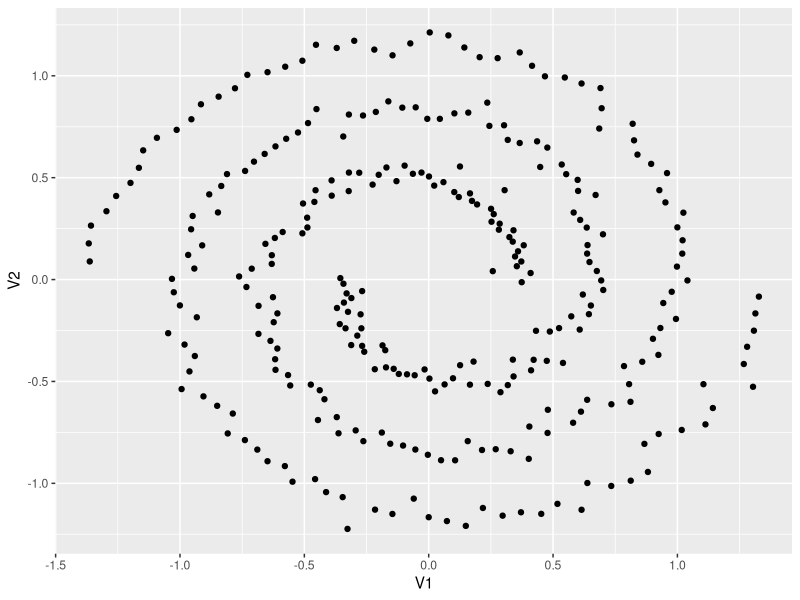
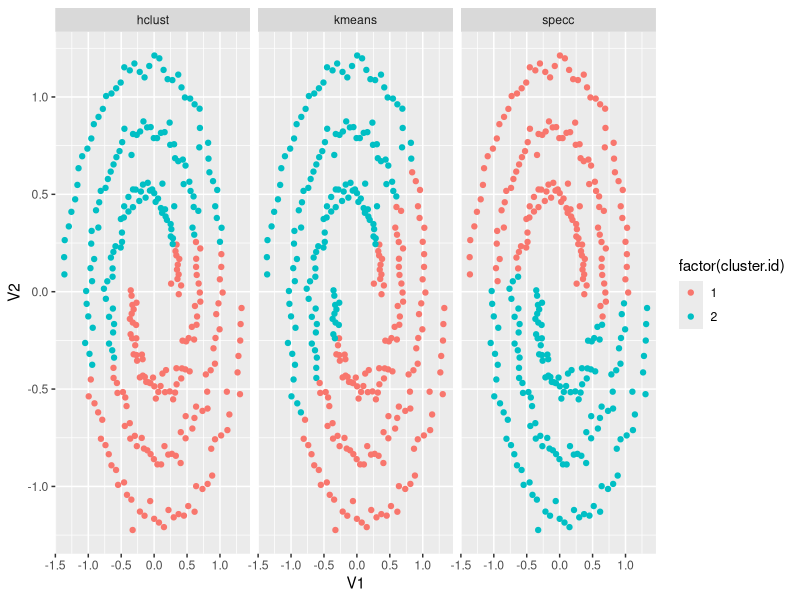
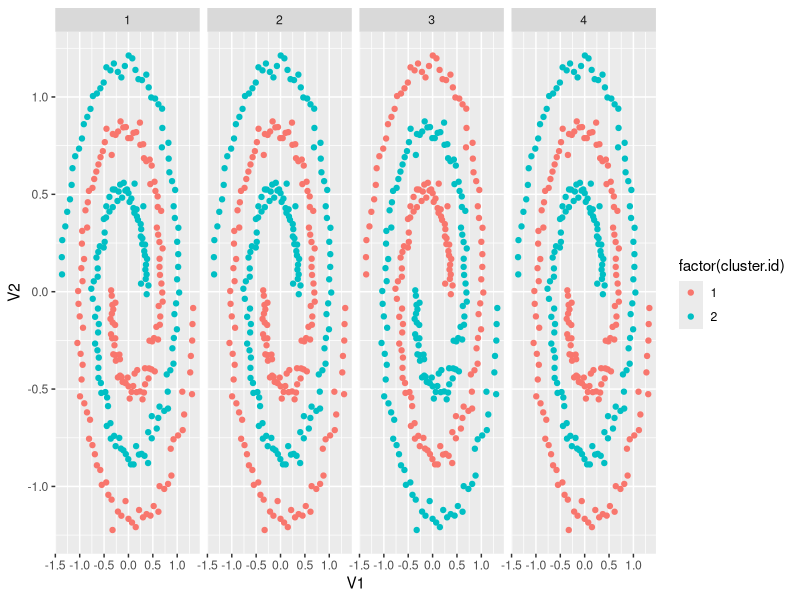

These charts were generated, in order, by the following R code:
data(spirals, package="kernlab")
str(spirals)

library(data.table)
library(ggplot2)
spirals.dt <- data.table(spirals)
str(spirals.dt)
ggplot()+
  geom_point(aes(
    V1, V2),
    data=spirals.dt)

kmeans.result <- stats::kmeans(spirals, 2)
kmeans.result$cluster
kmeans.result[["cluster"]] #1

d.mat <- stats::dist(spirals)
h.tree <- stats::hclust(d.mat)
stats::cutree(h.tree, k=2) #2

specc.result <- kernlab::specc(spirals, 2)
specc.result@.Data #3

## Exercise: how to visualize all of these cluster IDs in a
## multi-panel ggplot, one panel for each of the three algorithms?

## Need columns: algorithm, V1, V2, cluster.id ... how many rows do we
## need in spiral.clusters data.table? 900, one row for each data
## point / algorithm combination.
spiral.clusters <- rbind(
  data.table(
    algorithm="kmeans", spirals.dt, cluster.id=kmeans.result[["cluster"]]),
  data.table(
    algorithm="hclust", spirals.dt, cluster.id=stats::cutree(h.tree, k=2)),
  data.table(
    algorithm="specc", spirals.dt, cluster.id=specc.result@.Data)
)

ggplot()+
  geom_point(aes(
    V1, V2, color=factor(cluster.id)),
    data=spiral.clusters)+
  facet_grid(. ~ algorithm)

degree.dt.list <- list()
for(degree in 1:4){
  specc.result <- kernlab::specc(
    spirals, 2, kernel=kernlab::polydot(degree=degree))
  degree.dt.list[[paste(degree)]] <- data.table(
    degree, spirals.dt, cluster.id=specc.result@.Data)
}
degree.dt <- do.call(rbind, degree.dt.list)

ggplot()+
  geom_point(aes(
    V1, V2, color=factor(cluster.id)),
    data=degree.dt)+
  facet_grid(. ~ degree)

## specc on subset of data? classifying columns instead of rows, specc
## is treating columns of data table as observations. solution:
## convert data table to matrix before passing to specc (rows of
## matrix are considered observations).
